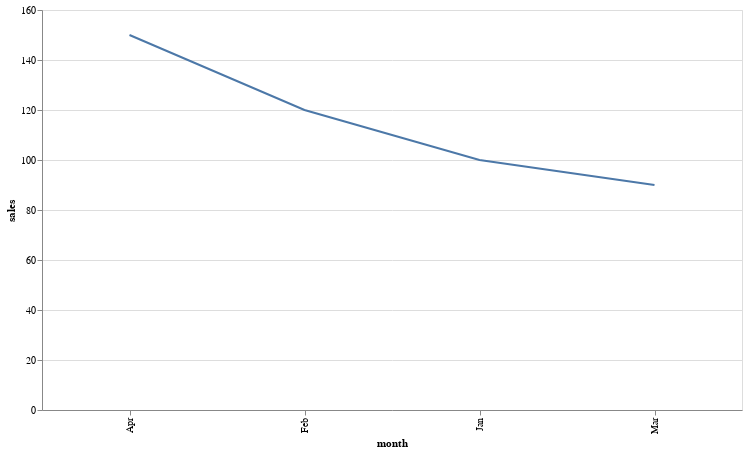

Notebook cell for this chart:
### Code cell
df = pd.DataFrame({
    "month": ["Jan", "Feb", "Mar", "Apr"],
    "sales": [100, 120, 90, 150]
})

simplePlot(df, "month", "sales", kind="line")

### Figure 1 — Vega-Lite specification as saved in the notebook (floating-point values rounded to 4 significant figures)
{"config": {"view": {"continuousWidth": 300, "continuousHeight": 300}}, "data": {"name": "data-a8d18a32f713f8b911778887a854a33a"}, "mark": {"type": "line"}, "encoding": {"tooltip": [{"field": "month", "type": "nominal"}, {"field": "sales", "type": "quantitative"}], "x": {"field": "month", "type": "nominal"}, "y": {"field": "sales", "type": "quantitative"}}, "height": 400, "width": 700, "$schema": "https://vega.github.io/schema/vega-lite/v5.20.1.json", "datasets": {"data-a8d18a32f713f8b911778887a854a33a": [{"month": "Jan", "sales": 100}, {"month": "Feb", "sales": 120}, {"month": "Mar", "sales": 90}, {"month": "Apr", "sales": 150}]}}
